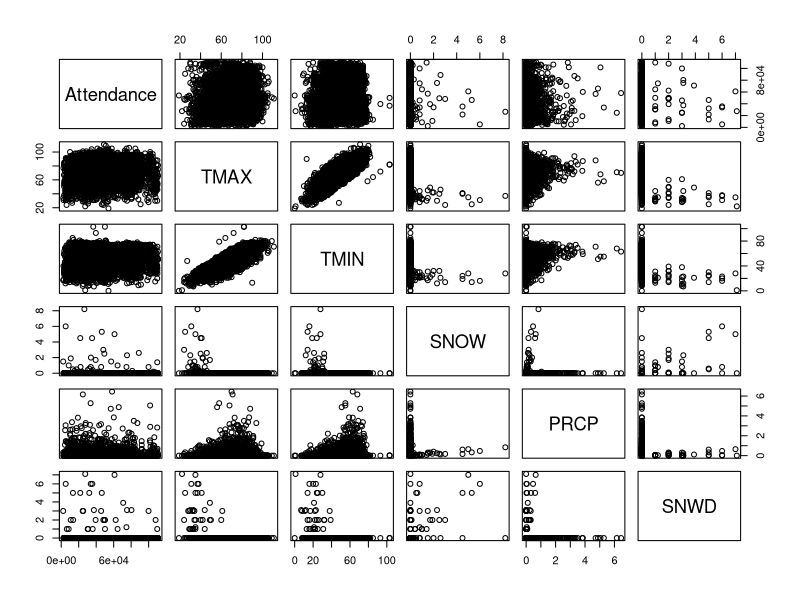
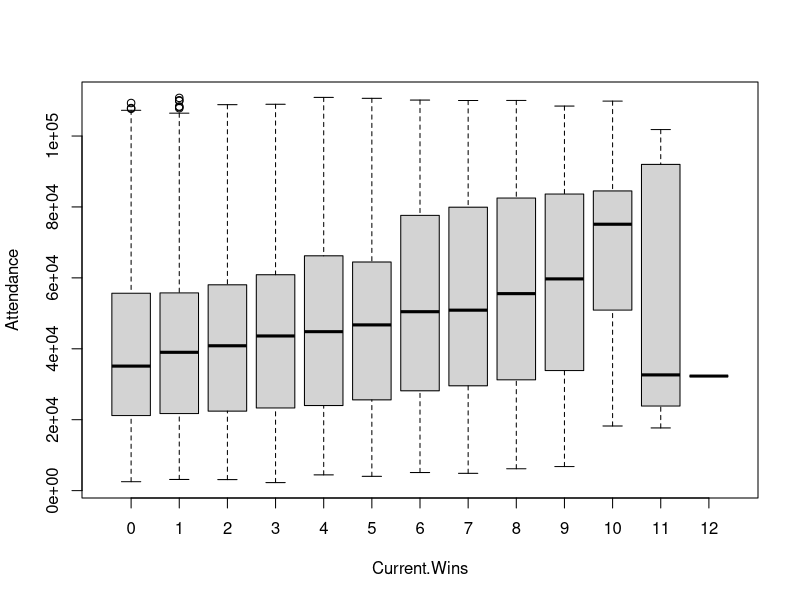
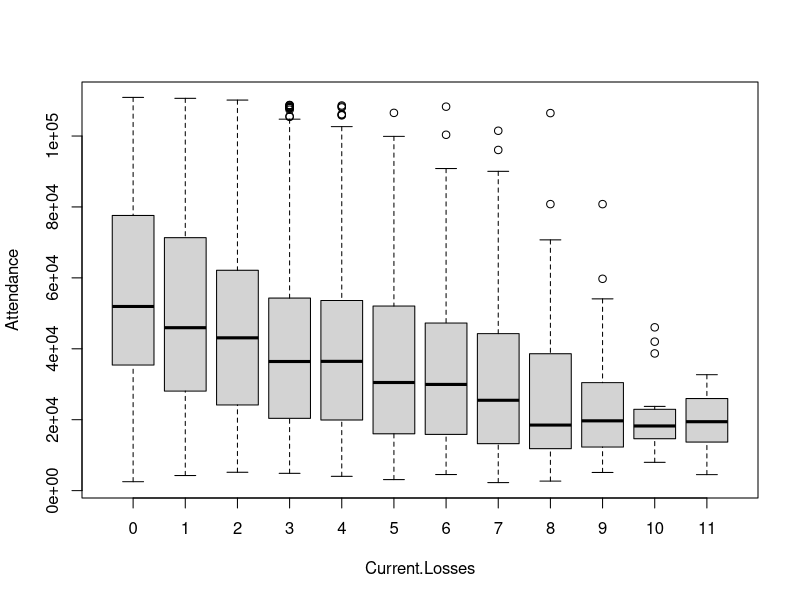

These figures' R source, in order:
## ---- chunk 1
# General set-up for the report.
# I find this useful, but you may improve upon, ignore, or remove
#  (possibly at your own peril).
# Tasks accomplished:
# Don't print out code
# Save results so that code blocks aren't re-run unless code
# changes (cache), _or_ a relevant earlier code block changed (autodep),
# don't clutter R output with messages or warnings (message, warning)
library(MASS)
library(knitr)
library(tidyverse)
library(dplyr)
library(ggthemes)
library(gridExtra)
opts_chunk$set(echo=FALSE,
               cache=TRUE, autodep=TRUE,
               message=FALSE, warning=FALSE)
# Turn off meaningless clutter in summary() output
options(show.signif.stars=FALSE)
## ---- chunk 2
attendance.data = read.csv("CFBeattendance.csv")
## ---- chunk 3
pairs(Attendance~TMAX+TMIN+SNOW+PRCP+SNWD, data=attendance.data)#weather
## ---- chunk 4
boxplot(Attendance~Current.Wins,data=attendance.data) #currentwins&losses
boxplot(Attendance~Current.Losses,data=attendance.data)

## ---- chunk 5
